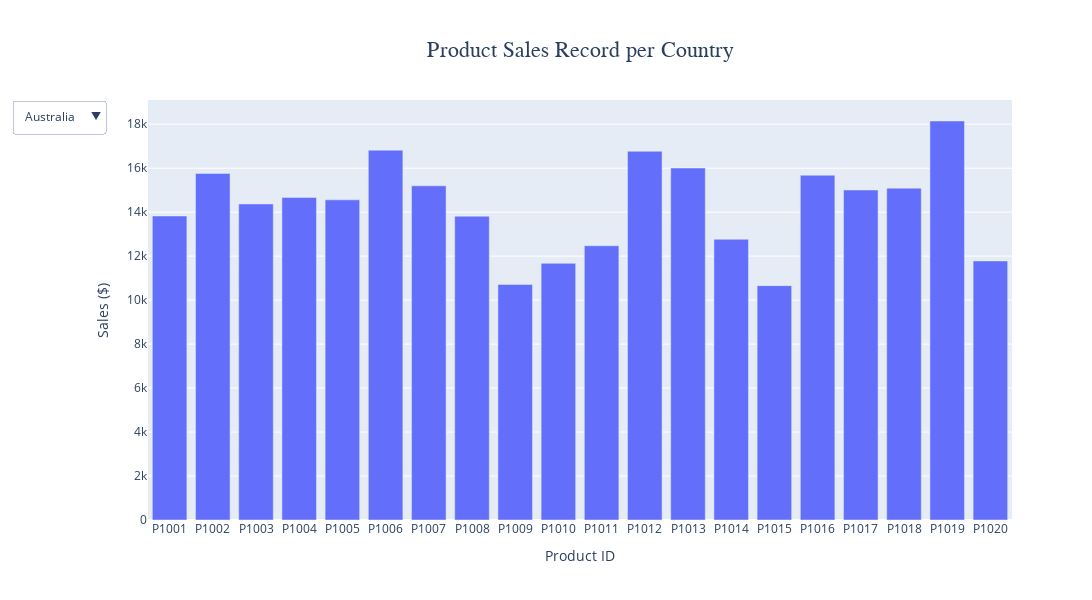

Notebook cell for this chart:
### Code cell
import plotly.graph_objects as go

# Create a figure
fig = go.Figure()

# Add traces for each country
countries = overall_product_country_sales['Country'].unique()
for country in countries:
    subset = overall_product_country_sales[overall_product_country_sales['Country'] == country]
    fig.add_trace(go.Bar(
        x=subset['Product ID'],
        y=subset['Total Price Paid by Client ($)'],
        name=country,
        visible=(country == countries[0])
    ))

# Create dropdown menu
dropdown_buttons = [
    dict(
        args=[
            {"visible": [country == c for c in countries]},
            {"annotations": [
                dict(
                    x=0.5,
                    y=1.15,
                    xref='paper',
                    yref='paper',
                    showarrow=False,
                    text="Product Sales Record per Country",
                    font=dict(size=18, family="Times New Roman"),
                ),
                dict(
                    x=0.5,
                    y=1.08,
                    xref='paper',
                    yref='paper',
                    showarrow=False,
                    text=f"Currently Displaying: {country}",
                    font=dict(size=14),
                )
            ]}
        ],
        label=country,
        method="update",
    ) for country in countries
]

# Add a button to show all countries
dropdown_buttons.append(
    dict(
        args=[
            {"visible": [True] * len(countries)},
            {"annotations": [
                dict(
                    x=0.5,
                    y=1.15,
                    xref='paper',
                    yref='paper',
                    showarrow=False,
                    text="Product Sales Record per Country",
                    font=dict(size=18, family="Times New Roman"),
                ),
                dict(
                    x=0.5,
                    y=1.08,
                    xref='paper',
                    yref='paper',
                    showarrow=False,
                    text="Currently Displaying: All Countries",
                    font=dict(size=14),
                )
            ]}
        ],
        label="All",
        method="update",
    )
)

# Update layout with dropdown menu and initial annotations
fig.update_layout(
    updatemenus=[
        dict(
            active=0,
            buttons=dropdown_buttons,
            direction="down",
            showactive=True,
        )
    ],
    annotations=[
        dict(
            x=0.5,
            y=1.15,
            xref='paper',
            yref='paper',
            showarrow=False,
            text="Product Sales Record per Country",
            font=dict(size=22, family="Times New Roman,bold"),
        ),
        dict(
            x=0.5,
            y=1.08,
            xref='paper',
            yref='paper',
            showarrow=False,
            text="",
            font=dict(size=14),
        )
    ],
    xaxis_title="Product ID",
    yaxis_title="Sales ($)",
    barmode='stack',  # Making the stacked bar chart
    legend_title="Country",  # Add legend title
    width=1400,
    height=600,
)

fig.show()

### Figure 1 — Plotly figure (JSON) as saved in the notebook; plotly's stock layout.template omitted (floating-point values rounded to 4 significant figures)
{"data": [{"name": "Australia", "type": "bar", "visible": true, "x": ["P1001", "P1002", "P1003", "P1004", "P1005", "P1006", "P1007", "P1008", "P1009", "P1010", "P1011", "P1012", "P1013", "P1014", "P1015", "P1016", "P1017", "P1018", "P1019", "P1020"], "y": [13827, 15760.0, 14370.0, 14670.0, 14560.0, 16820.0, 15200.0, 13820.0, 10710.0, 11670.0, 12470.0, 16770.0, 16010.0, 12770.0, 10660.0, 15680.0, 15010.0, 15090.0, 18150.0, 11780.0]}, {"name": "Canada", "type": "bar", "visible": false, "x": ["P1001", "P1002", "P1003", "P1004", "P1005", "P1006", "P1007", "P1008", "P1009", "P1010", "P1011", "P1012", "P1013", "P1014", "P1015", "P1016", "P1017", "P1018", "P1019", "P1020"], "y": [12770.0, 12200.0, 14180.0, 13420.0, 16110.0, 15380.0, 15350.0, 14310.0, 15820.0, 12930.0, 13540.0, 16070.0, 13330.0, 13150.0, 16730.0, 15830.0, 16460.0, 14190.0, 14150.0, 16810.0]}, {"name": "France", "type": "bar", "visible": false, "x": ["P1001", "P1002", "P1003", "P1004", "P1005", "P1006", "P1007", "P1008", "P1009", "P1010", "P1011", "P1012", "P1013", "P1014", "P1015", "P1016", "P1017", "P1018", "P1019", "P1020"], "y": [15270.0, 15010.0, 12220.0, 13390.0, 13170.0, 17750.0, 16820.0, 16450.0, 16730.0, 13780.0, 16760.0, 18140.0, 15210.0, 18670.0, 7905.0, 10300.0, 15930.0, 14740.0, 14830.0, 16440.0]}, {"name": "Germany", "type": "bar", "visible": false, "x": ["P1001", "P1002", "P1003", "P1004", "P1005", "P1006", "P1007", "P1008", "P1009", "P1010", "P1011", "P1012", "P1013", "P1014", "P1015", "P1016", "P1017", "P1018", "P1019", "P1020"], "y": [15070.0, 15960.0, 16250.0, 16420.0, 14480.0, 11670.0, 11230.0, 14310.0, 14780.0, 18850.0, 11670.0, 14640.0, 14100.0, 14090.0, 15510.0, 14510.0, 11720.0, 14630.0, 16470.0, 15720.0]}, {"name": "Japan", "type": "bar", "visible": false, "x": ["P1001", "P1002", "P1003", "P1004", "P1005", "P1006", "P1007", "P1008", "P1009", "P1010", "P1011", "P1012", "P1013", "P1014", "P1015", "P1016", "P1017", "P1018", "P1019", "P1020"], "y": [16280.0, 13810.0, 16470.0, 13840.0, 14860.0, 14720.0, 18090.0, 15200.0, 14830.0, 14950.0, 12580.0, 16860.0, 13580.0, 12150.0, 16620.0, 12500.0, 13680.0, 13220.0, 10690.0, 11880.0]}, {"name": "UK", "type": "bar", "visible": false, "x": ["P1001", "P1002", "P1003", "P1004", "P1005", "P1006", "P1007", "P1008", "P1009", "P1010", "P1011", "P1012", "P1013", "P1014", "P1015", "P1016", "P1017", "P1018", "P1019", "P1020"], "y": [15030.0, 14780.0, 15520.0, 13770.0, 13880.0, 18170.0, 13330.0, 10610.0, 14980.0, 11930.0, 18760.0, 12980.0, 14610.0, 14210.0, 18440.0, 16520.0, 15770.0, 16160.0, 10030.0, 13430.0]}, {"name": "USA", "type": "bar", "visible": false, "x": ["P1001", "P1002", "P1003", "P1004", "P1005", "P1006", "P1007", "P1008", "P1009", "P1010", "P1011", "P1012", "P1013", "P1014", "P1015", "P1016", "P1017", "P1018", "P1019", "P1020"], "y": [12490.0, 13840.0, 19960.0, 16220.0, 15950.0, 13210.0, 13140.0, 14430.0, 9920.0, 16300.0, 12710.0, 12400.0, 13170.0, 18500.0, 11110.0, 13220.0, 16810.0, 13440.0, 16850.0, 10730.0]}], "layout": {"annotations": [{"font": {"family": "Times New Roman,bold", "size": 22}, "showarrow": false, "text": "Product Sales Record per Country", "x": 0.5, "xref": "paper", "y": 1.15, "yref": "paper"}, {"font": {"size": 14}, "showarrow": false, "text": "", "x": 0.5, "xref": "paper", "y": 1.08, "yref": "paper"}], "barmode": "stack", "height": 600, "legend": {"title": {"text": "Country"}}, "updatemenus": [{"active": 0, "buttons": [{"args": [{"visible": [true, false, false, false, false, false, false]}, {"annotations": [{"font": {"family": "Times New Roman", "size": 18}, "showarrow": false, "text": "Product Sales Record per Country", "x": 0.5, "xref": "paper", "y": 1.15, "yref": "paper"}, {"font": {"size": 14}, "showarrow": false, "text": "Currently Displaying: Australia", "x": 0.5, "xref": "paper", "y": 1.08, "yref": "paper"}]}], "label": "Australia", "method": "update"}, {"args": [{"visible": [false, true, false, false, false, false, false]}, {"annotations": [{"font": {"family": "Times New Roman", "size": 18}, "showarrow": false, "text": "Product Sales Record per Country", "x": 0.5, "xref": "paper", "y": 1.15, "yref": "paper"}, {"font": {"size": 14}, "showarrow": false, "text": "Currently Displaying: Canada", "x": 0.5, "xref": "paper", "y": 1.08, "yref": "paper"}]}], "label": "Canada", "method": "update"}, {"args": [{"visible": [false, false, true, false, false, false, false]}, {"annotations": [{"font": {"family": "Times New Roman", "size": 18}, "showarrow": false, "text": "Product Sales Record per Country", "x": 0.5, "xref": "paper", "y": 1.15, "yref": "paper"}, {"font": {"size": 14}, "showarrow": false, "text": "Currently Displaying: France", "x": 0.5, "xref": "paper", "y": 1.08, "yref": "paper"}]}], "label": "France", "method": "update"}, {"args": [{"visible": [false, false, false, true, false, false, false]}, {"annotations": [{"font": {"family": "Times New Roman", "size": 18}, "showarrow": false, "text": "Product Sales Record per Country", "x": 0.5, "xref": "paper", "y": 1.15, "yref": "paper"}, {"font": {"size": 14}, "showarrow": false, "text": "Currently Displaying: Germany", "x": 0.5, "xref": "paper", "y": 1.08, "yref": "paper"}]}], "label": "Germany", "method": "update"}, {"args": [{"visible": [false, false, false, false, true, false, false]}, {"annotations": [{"font": {"family": "Times New Roman", "size": 18}, "showarrow": false, "text": "Product Sales Record per Country", "x": 0.5, "xref": "paper", "y": 1.15, "yref": "paper"}, {"font": {"size": 14}, "showarrow": false, "text": "Currently Displaying: Japan", "x": 0.5, "xref": "paper", "y": 1.08, "yref": "paper"}]}], "label": "Japan", "method": "update"}, {"args": [{"visible": [false, false, false, false, false, true, false]}, {"annotations": [{"font": {"family": "Times New Roman", "size": 18}, "showarrow": false, "text": "Product Sales Record per Country", "x": 0.5, "xref": "paper", "y": 1.15, "yref": "paper"}, {"font": {"size": 14}, "showarrow": false, "text": "Currently Displaying: UK", "x": 0.5, "xref": "paper", "y": 1.08, "yref": "paper"}]}], "label": "UK", "method": "update"}, {"args": [{"visible": [false, false, false, false, false, false, true]}, {"annotations": [{"font": {"family": "Times New Roman", "size": 18}, "showarrow": false, "text": "Product Sales Record per Country", "x": 0.5, "xref": "paper", "y": 1.15, "yref": "paper"}, {"font": {"size": 14}, "showarrow": false, "text": "Currently Displaying: USA", "x": 0.5, "xref": "paper", "y": 1.08, "yref": "paper"}]}], "label": "USA", "method": "update"}, {"args": [{"visible": [true, true, true, true, true, true, true]}, {"annotations": [{"font": {"family": "Times New Roman", "size": 18}, "showarrow": false, "text": "Product Sales Record per Country", "x": 0.5, "xref": "paper", "y": 1.15, "yref": "paper"}, {"font": {"size": 14}, "showarrow": false, "text": "Currently Displaying: All Countries", "x": 0.5, "xref": "paper", "y": 1.08, "yref": "paper"}]}], "label": "All", "method": "update"}], "direction": "down", "showactive": true}], "width": 1400, "xaxis": {"title": {"text": "Product ID"}}, "yaxis": {"title": {"text": "Sales ($)"}}}}
